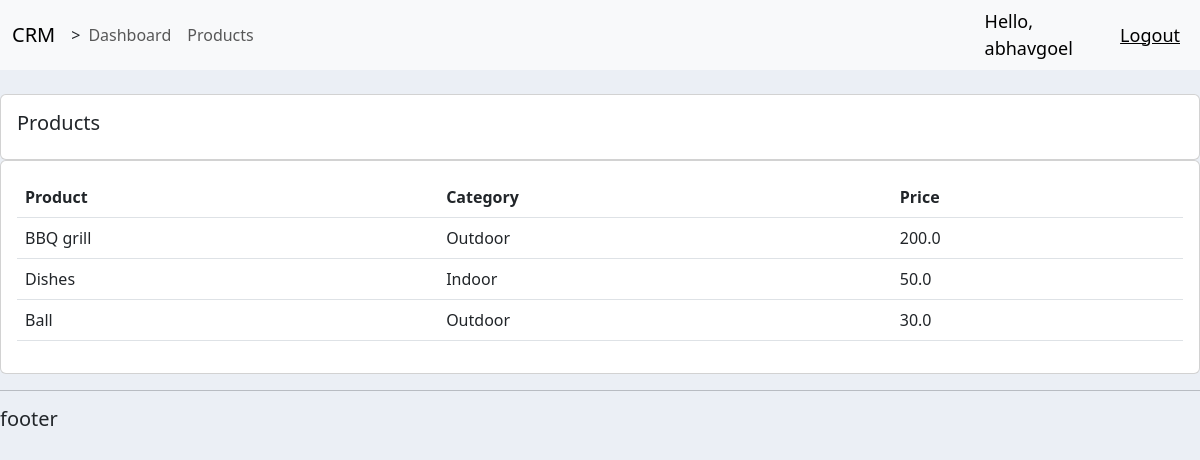
Screenshot of /products/ (signed in) with the database file from the repository.
### accounts/models.py (models this page shows, shortened)
class Product(models.Model):
    CATEGORY=(
        ('Indoor','Indoor'),
        ('Outdoor','Outdoor')
    )
    name = models.CharField(max_length=100,null=True)
    price = models.FloatField(null=True)
    category = models.CharField(max_length=100,null=True,choices=CATEGORY)
    description = models.CharField(max_length=100,null=True,blank=True)
    date_created = models.DateField(auto_now_add=True,null=True)
    tags = models.ManyToManyField(Tag)

### accounts/views.py (the view)
# urls.py: path('products/',views.products,name='products'),
@login_required(login_url='login')
def products(request):
   products = Product.objects.all()
   return render(request,'accounts/products.html',{'products':products})

### accounts/templates/accounts/products.html
{%  extends 'accounts/main.html' %}
{% block content %}
		<br>
		<div class="row">
			<div class="col-md">
				<div class="card card-body">
					<h5>Products</h5>
				</div>
				<div class="card card-body">
					<table class="table">
						<tr>
							<th>Product</th>
							<th>Category</th>
							<th>Price</th>
						</tr>
						{%for product in products%}
						<tr>
							<td>{{product.name}}</td>
							<td>{{product.category}}</td>
							<td>{{product.price}}</td>
						</tr>
						{%endfor%}
					</table>
				</div>
			</div>
		</div>
{% endblock content %}

### accounts/templates/accounts/navbar.html (shortened to what this page needs)
{%load static%}
<nav class="navbar navbar-expand-lg bg-body-tertiary">
    <div class="container-fluid">
      <a class="navbar-brand" href="#">CRM</a>>
      <div class="collapse navbar-collapse" id="navbarNav">
        <ul class="navbar-nav">
          <li class="nav-item">
            <a class="nav-link" href="{%url 'home'%}">Dashboard</a>
          </li>
          <li class="nav-item">
            <a class="nav-link" href="{%url 'products'%}">Products</a>
          </li>
        </ul>
      </div>
    </div>
    <span class="hello-msg">Hello, {{request.user}}</span>
    <span ><a href="{%url 'logout'%}" class="hello-msg">Logout</a></span>
  </nav>

### static/css/main.css (style rules this page uses)
body { background-color: #ebeff5; }

### accounts/templates/accounts/navbar.html (style rules this page uses)
.hello-msg { font-size: 18px; color: #000000; margin-right: 20px; }

### rows the page displays
Product: name "BBQ grill", category "Outdoor", price "200.0"
Product: name "Dishes", category "Indoor", price "50.0"
Product: name "Ball", category "Outdoor", price "30.0"

### other values shown
{{ request.user }} "abhavgoel"
